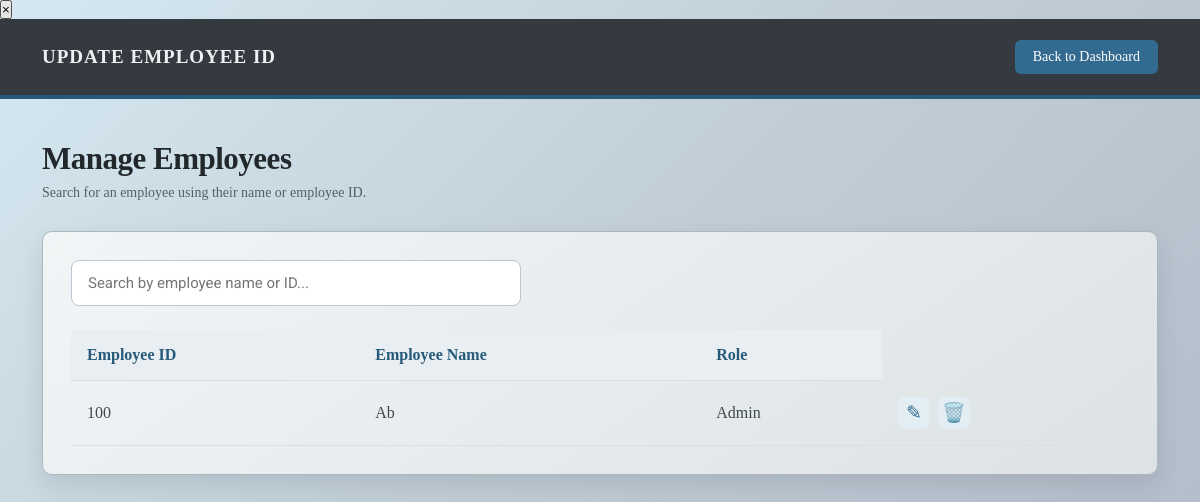
/manage-users (signed in), run on an earlier commit of the app's database.
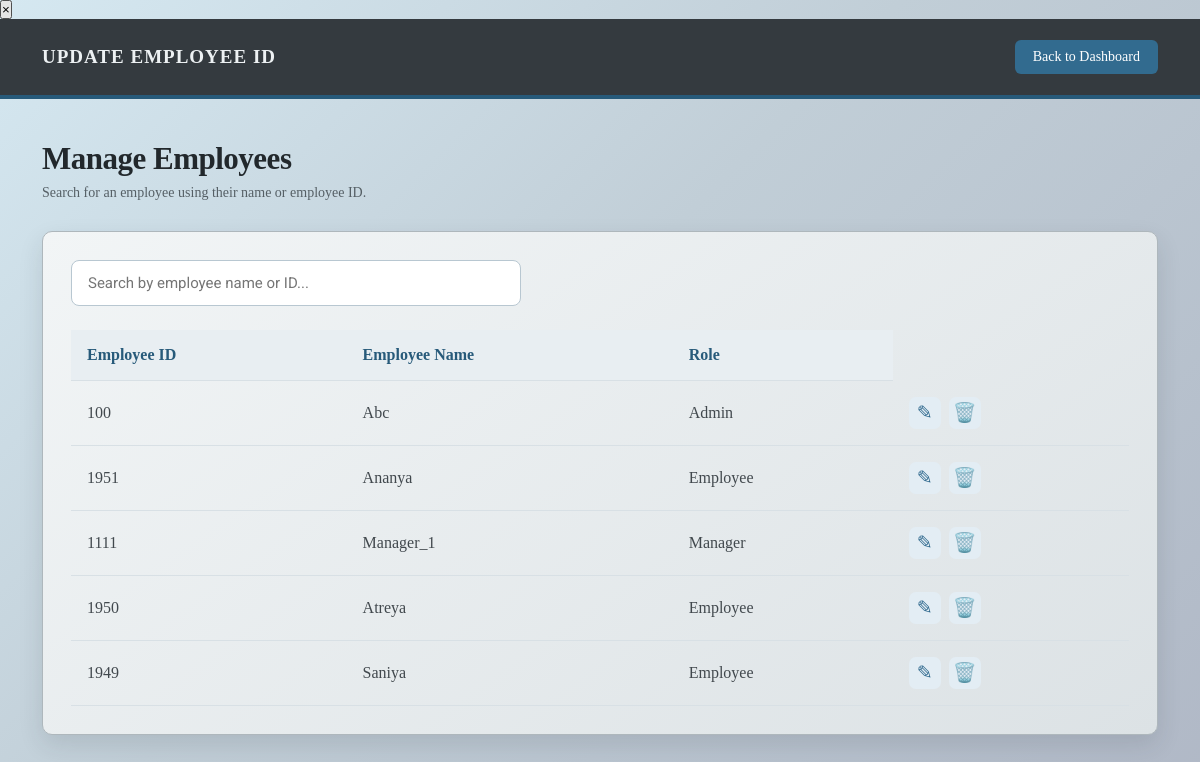
And on a later commit of the database.
### tables this page shows
CREATE TABLE admin_log(
    srno INTEGER PRIMARY KEY AUTOINCREMENT,
    Employee_Name VARCHAR(100),
    Username INTEGER NOT NULL UNIQUE,
    Password TEXT NOT NULL,
    Role TEXT NOT NULL);

### app.py (the view)
@app.route("/manage-users", methods = ["GET"])
@role_required("admin")
def manage_users():
    users = prac.view_user()
    return render_template("updateuser.html", users=users)

### app.py (called while the page is built)
def role_required(required_role):
    def decorator(function):
        @wraps(function)
        def wrapper(*args, **kwargs):
            if "username" not in session:
                flash("Please log in first.")
                return redirect(url_for("login"))
            if session.get("role") != required_role:
                flash("You do not have permission.")
                return redirect(url_for("login"))
            return function(*args, **kwargs)
        return wrapper
    return decorator

### prac.py (called while the page is built)
def connection_db():
    connection = sqlite3.connect("maintenance.db")
    return connection

def view_user():
    connection = connection_db()
    cursor = connection.cursor()
    cursor.execute("""SELECT srno, Employee_Name, Username, Role FROM admin_log""")
    logs = cursor.fetchall()
    connection.close()
    return logs

### templates/updateuser.html (shortened to what this page needs)
<!DOCTYPE html>
<html lang="en">
<head>
    <link rel="stylesheet"
          href="{{ url_for('static', filename='dashboard.css') }}">
</head>
<div id="notification" class="notification">
    <button type="button" id="closeNotification">
        &times;
    </button>
</div>
<body class="dashboard admin-page update-user-page">
<header class="topbar">
    <h1>Update Employee ID</h1>
    <div class="topbar-right">
        <a href="{{ url_for('admin') }}" class="logout-btn">
            Back to Dashboard
        </a>
    </div>
</header>
<main class="dashboard-content">
    <section class="welcome-section">
        <h2>Manage Employees</h2>
        <p>Search for an employee using their name or employee ID.</p>
    </section>
    <section class="content-card">
        <div class="search-container">
            <input
                type="text"
                id="employeeSearch"
                placeholder="Search by employee name or ID..."
            >
        </div>
        <div class="table-container">
            <table class="employee-table">
                <thead>
                    <tr>
                        <th>Employee ID</th>
                        <th>Employee Name</th>
                        <th>Role</th>
                    </tr>
                </thead>
                <tbody id="employeeTableBody">
                    {% for user in users %}
                    <tr>
                        <td>{{ user[2] }}</td>
                        <td>{{ user[1] }}</td>
                        <td>{{ user[3]|title }}</td>
                        <td>
                            <div class="employee-icon-actions">
                                <button
                                    type="button"
                                    class="icon-btn edit-icon"
                                    title="Edit employee"
                                    data-id="{{ user[2] }}"
                                    data-name="{{ user[1] }}"
                                    data-role="{{ user[3] }}"
                                >
                                    ✎
                                </button>
                                <button
                                    type="button"
                                    class="icon-btn delete-icon"
                                    title="Delete employee"
                                    data-id="{{ user[2] }}"
                                    data-name="{{ user[1] }}"
                                >
                                    🗑️
                                </button>
                            </div>
                        </td>
                    </tr>
                    {% else %}
                    <tr>
                        <td colspan="4">No employees registered yet.</td>
                    </tr>
                    {% endfor %}
                </tbody>
            </table>
        </div>
    </section>
</main>
</body>
</html>

### static/dashboard.css (style rules this page uses)
* { margin: 0; padding: 0; box-sizing: border-box; }
html, body { width: 100%; min-height: 100%; }
body { margin: 0; }
.dashboard { min-height: 100vh; background: linear-gradient( 135deg, #d5e8f1 0%, #c1ced7 45%, #b0b8c6 100% ); color: #1f2933; overflow-x: hidden; }
.topbar { width: 100%; height: 80px; display: flex; align-items: center; justify-content: space-between; padding: 0 42px; background: linear-gradient( 135deg, #343a3f, #343a3f ); border-bottom: 4px solid #397fa5; color: #edf1f3; box-shadow: none; }
.topbar h1 { margin: 0; padding: 0; border: none; text-decoration: none; font-size: 19px; font-weight: 800; letter-spacing: 1px; text-transform: uppercase; }
.topbar-right { display: flex; align-items: center; justify-content: flex-end; gap: 5px; background: transparent; border: none; box-shadow: none; padding: 0; }
.logout-btn { display: inline-block; text-decoration: none; background-color: #326b8f; color: white; padding: 9px 18px; border-radius: 6px; font-size: 14px; transition: 0.3s; }
.dashboard-content { max-width: 1400px; margin: 0 auto; padding: 42px; }
.welcome-section { margin-bottom: 30px; }
.welcome-section h2 { margin-bottom: 8px; font-size: 31px; font-weight: 800; letter-spacing: -0.5px; color: #22282c; }
.welcome-section p { color: #555f65; font-size: 14px; }
.content-card { padding: 28px; margin-bottom: 25px; background: linear-gradient( 145deg, #f2f5f6, #dce2e5 ); border: 1px solid #aeb7bc; border-radius: 10px; box-shadow: 0 10px 25px rgba(31, 41, 51, 0.12); }
.admin-page .topbar { border-bottom-color: #275a7a; }
.update-user-page .content-card { margin-top: 25px; padding: 28px; overflow-x: auto; }
.update-user-page .search-container { margin-bottom: 24px; }
.update-user-page .search-container input { width: 100%; max-width: 450px; padding: 13px 16px; border: 1px solid #b8c7d1; border-radius: 8px; font-family: 'Roboto', sans-serif; font-size: 15px; outline: none; }
.update-user-page .employee-table { width: 100%; border-collapse: collapse; min-width: 600px; }
.update-user-page .employee-table th, .update-user-page .employee-table td { padding: 16px; text-align: left; border-bottom: 1px solid #d8e0e5; }
.update-user-page .employee-table th { background: #e8eef2; color: #275a7a; font-weight: 600; }
.update-user-page .employee-table td { color: #41484d; }
.update-user-page .employee-icon-actions { display: flex; align-items: center; gap: 8px; }
.update-user-page .icon-btn { width: 32px; height: 32px; display: inline-flex; align-items: center; justify-content: center; border: none; border-radius: 7px; cursor: pointer; font-size: 19px; transition: background 0.2s, transform 0.2s; }
.update-user-page .edit-icon { background: #e3edf4; color: #326b8f; }
.update-user-page .delete-icon { background: #e3edf4; color: #b6caf0; }

What changed in the data, as far as the page shows it:
changed admin_log "Admin": Employee_Name "Ab" → "Abc"
added admin_log: Username "1951", Employee_Name "Ananya", Role "Employee"
added admin_log: Username "1111", Employee_Name "Manager_1", Role "Manager"
added admin_log: Username "1950", Employee_Name "Atreya", Role "Employee"
added admin_log: Username "1949", Employee_Name "Saniya", Role "Employee"
